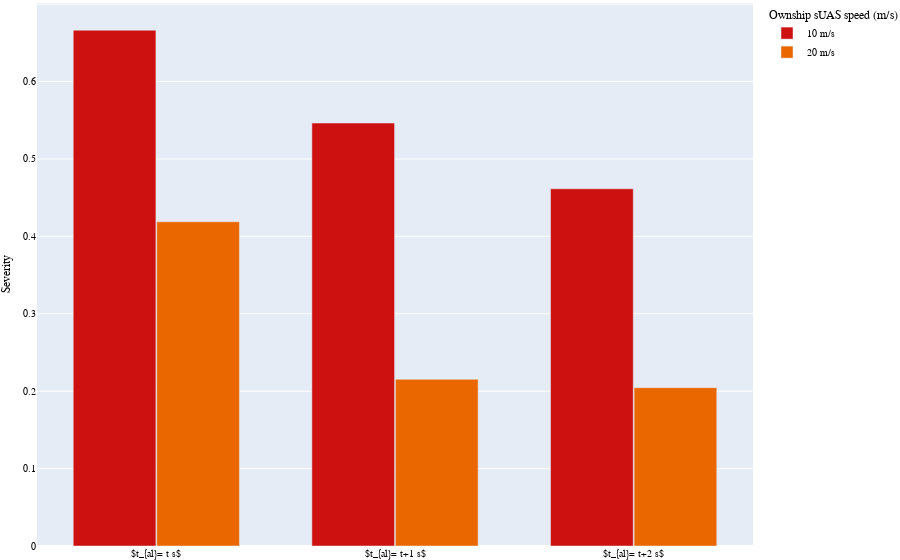

The notebook cell saved with this chart:
### Code cell
t2=['$t_{al}= t s$', '$t_{al}= t+1 s$', '$t_{al}= t+2 s$']
q= [np.mean(St5meanv10),np.mean(St6meanv10),np.mean(St7meanv10)]
r= [np.mean(St5meanv20),np.mean(St6meanv20),np.mean(St7meanv20)]

fig = go.Figure(data=[
    go.Bar(name='10 m/s', x=t2, y=q,marker={'color':'#cd1010'}),
    go.Bar(name='20 m/s', x=t2, y=r,marker={'color':'#ea6700'})
])
# Change the bar mode 
fig.update_layout(barmode='group',bargroupgap=0.01, bargap=0.3,margin=go.layout.Margin(
        l=0, #left margin
        r=0, #right margin
        b=0, #bottom margin
        t=0  #top margin
    ),
    #title="Affect", title_x=0.45, 
    #xaxis_title="Time (s)",
    yaxis_title="Severity",
    legend_title="Ownship sUAS speed (m/s)",
    font=dict(
        family="Helvetica",
        size=10,
        color="Black"
    )
)

fig.write_image("images/al_cr.pdf")
fig.show()

### Figure 1 — Plotly figure (JSON) as saved in the notebook; plotly's stock layout.template omitted (floating-point values rounded to 4 significant figures)
{"data": [{"marker": {"color": "#cd1010"}, "name": "10 m/s", "type": "bar", "x": ["$t_{al}= t s$", "$t_{al}= t+1 s$", "$t_{al}= t+2 s$"], "y": [0.6664, 0.5464, 0.4614]}, {"marker": {"color": "#ea6700"}, "name": "20 m/s", "type": "bar", "x": ["$t_{al}= t s$", "$t_{al}= t+1 s$", "$t_{al}= t+2 s$"], "y": [0.4188, 0.2153, 0.2046]}], "layout": {"autosize": true, "bargap": 0.3, "bargroupgap": 0.01, "barmode": "group", "font": {"color": "Black", "family": "Helvetica", "size": 10}, "legend": {"title": {"text": "Ownship sUAS speed (m/s)"}}, "margin": {"b": 0, "l": 0, "r": 0, "t": 0}, "xaxis": {"autorange": true, "range": [-0.5, 2.5], "type": "category"}, "yaxis": {"autorange": true, "range": [0, 0.7015], "title": {"text": "Severity"}, "type": "linear"}}}
